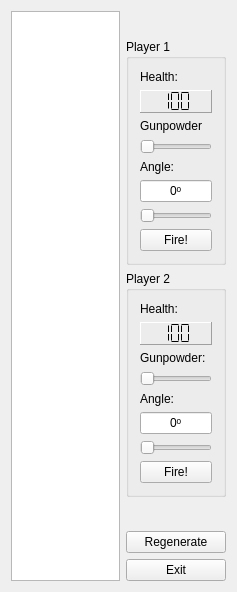
<?xml version="1.0" encoding="UTF-8"?>
<ui version="4.0">
 <class>MainWindow</class>
 <widget class="QMainWindow" name="MainWindow">
  <property name="geometry">
   <rect>
    <x>0</x>
    <y>0</y>
    <width>237</width>
    <height>592</height>
   </rect>
  </property>
  <property name="windowTitle">
   <string>Artillery Duel?</string>
  </property>
  <widget class="QWidget" name="centralWidget">
   <layout class="QHBoxLayout" name="horizontalLayout">
    <item>
     <widget class="QGraphicsView" name="graphicsView"/>
    </item>
    <item>
     <layout class="QVBoxLayout" name="verticalLayout">
      <item>
       <spacer name="verticalSpacer_2">
        <property name="orientation">
         <enum>Qt::Vertical</enum>
        </property>
        <property name="sizeHint" stdset="0">
         <size>
          <width>20</width>
          <height>40</height>
         </size>
        </property>
       </spacer>
      </item>
      <item>
       <widget class="QGroupBox" name="p1_controlBox">
        <property name="minimumSize">
         <size>
          <width>100</width>
          <height>0</height>
         </size>
        </property>
        <property name="maximumSize">
         <size>
          <width>100</width>
          <height>555555</height>
         </size>
        </property>
        <property name="title">
         <string>Player 1</string>
        </property>
        <layout class="QVBoxLayout" name="verticalLayout_2">
         <item>
          <widget class="QLabel" name="label_2">
           <property name="text">
            <string>Health:</string>
           </property>
          </widget>
         </item>
         <item>
          <widget class="QLCDNumber" name="p1_healthDisplay">
           <property name="frameShape">
            <enum>QFrame::Panel</enum>
           </property>
           <property name="frameShadow">
            <enum>QFrame::Raised</enum>
           </property>
           <property name="lineWidth">
            <number>1</number>
           </property>
           <property name="midLineWidth">
            <number>0</number>
           </property>
           <property name="digitCount">
            <number>3</number>
           </property>
           <property name="segmentStyle">
            <enum>QLCDNumber::Flat</enum>
           </property>
           <property name="value" stdset="0">
            <double>100.000000000000000</double>
           </property>
          </widget>
         </item>
         <item>
          <widget class="QLabel" name="label">
           <property name="text">
            <string>Gunpowder</string>
           </property>
          </widget>
         </item>
         <item>
          <widget class="QSlider" name="p1_gPowderSlider">
           <property name="minimum">
            <number>20</number>
           </property>
           <property name="maximum">
            <number>70</number>
           </property>
           <property name="singleStep">
            <number>5</number>
           </property>
           <property name="pageStep">
            <number>15</number>
           </property>
           <property name="orientation">
            <enum>Qt::Horizontal</enum>
           </property>
          </widget>
         </item>
         <item>
          <widget class="QLabel" name="label_8">
           <property name="text">
            <string>Angle:</string>
           </property>
          </widget>
         </item>
         <item>
          <widget class="QLineEdit" name="p1_angleDisplay">
           <property name="inputMethodHints">
            <set>Qt::ImhNone</set>
           </property>
           <property name="inputMask">
            <string/>
           </property>
           <property name="text">
            <string>0ᵒ</string>
           </property>
           <property name="maxLength">
            <number>32767</number>
           </property>
           <property name="alignment">
            <set>Qt::AlignCenter</set>
           </property>
           <property name="readOnly">
            <bool>true</bool>
           </property>
          </widget>
         </item>
         <item>
          <widget class="QSlider" name="p1_angleSlider">
           <property name="maximum">
            <number>100</number>
           </property>
           <property name="orientation">
            <enum>Qt::Horizontal</enum>
           </property>
          </widget>
         </item>
         <item>
          <widget class="QPushButton" name="p1_fireButton">
           <property name="text">
            <string>Fire!</string>
           </property>
          </widget>
         </item>
        </layout>
       </widget>
      </item>
      <item>
       <widget class="QGroupBox" name="p2_controlBox">
        <property name="minimumSize">
         <size>
          <width>100</width>
          <height>0</height>
         </size>
        </property>
        <property name="maximumSize">
         <size>
          <width>100</width>
          <height>555555</height>
         </size>
        </property>
        <property name="title">
         <string>Player 2</string>
        </property>
        <layout class="QVBoxLayout" name="verticalLayout_3">
         <item>
          <widget class="QLabel" name="label_3">
           <property name="text">
            <string>Health:</string>
           </property>
          </widget>
         </item>
         <item>
          <widget class="QLCDNumber" name="p2_healthDisplay">
           <property name="frameShape">
            <enum>QFrame::Panel</enum>
           </property>
           <property name="frameShadow">
            <enum>QFrame::Raised</enum>
           </property>
           <property name="lineWidth">
            <number>1</number>
           </property>
           <property name="midLineWidth">
            <number>0</number>
           </property>
           <property name="digitCount">
            <number>3</number>
           </property>
           <property name="segmentStyle">
            <enum>QLCDNumber::Flat</enum>
           </property>
           <property name="value" stdset="0">
            <double>100.000000000000000</double>
           </property>
          </widget>
         </item>
         <item>
          <widget class="QLabel" name="label_4">
           <property name="text">
            <string>Gunpowder:</string>
           </property>
          </widget>
         </item>
         <item>
          <widget class="QSlider" name="p2_gPowderSlider">
           <property name="maximum">
            <number>100</number>
           </property>
           <property name="singleStep">
            <number>1</number>
           </property>
           <property name="pageStep">
            <number>10</number>
           </property>
           <property name="orientation">
            <enum>Qt::Horizontal</enum>
           </property>
          </widget>
         </item>
         <item>
          <widget class="QLabel" name="label_5">
           <property name="text">
            <string>Angle:</string>
           </property>
          </widget>
         </item>
         <item>
          <widget class="QLineEdit" name="p2_angleDisplay">
           <property name="inputMask">
            <string/>
           </property>
           <property name="text">
            <string>0ᵒ</string>
           </property>
           <property name="maxLength">
            <number>32767</number>
           </property>
           <property name="alignment">
            <set>Qt::AlignCenter</set>
           </property>
           <property name="readOnly">
            <bool>true</bool>
           </property>
          </widget>
         </item>
         <item>
          <widget class="QSlider" name="p2_angleSlider">
           <property name="orientation">
            <enum>Qt::Horizontal</enum>
           </property>
          </widget>
         </item>
         <item>
          <widget class="QPushButton" name="p2_fireButton">
           <property name="text">
            <string>Fire!</string>
           </property>
          </widget>
         </item>
        </layout>
       </widget>
      </item>
      <item>
       <spacer name="verticalSpacer">
        <property name="orientation">
         <enum>Qt::Vertical</enum>
        </property>
        <property name="sizeHint" stdset="0">
         <size>
          <width>20</width>
          <height>40</height>
         </size>
        </property>
       </spacer>
      </item>
      <item>
       <widget class="QPushButton" name="regenerateButton">
        <property name="maximumSize">
         <size>
          <width>100</width>
          <height>23</height>
         </size>
        </property>
        <property name="text">
         <string>Regenerate</string>
        </property>
       </widget>
      </item>
      <item>
       <widget class="QPushButton" name="exitButton">
        <property name="maximumSize">
         <size>
          <width>100</width>
          <height>23</height>
         </size>
        </property>
        <property name="text">
         <string>Exit</string>
        </property>
       </widget>
      </item>
     </layout>
    </item>
   </layout>
  </widget>
 </widget>
 <layoutdefault spacing="6" margin="11"/>
 <resources/>
 <connections/>
</ui>
